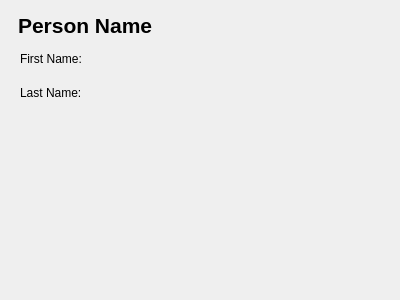
<?xml version="1.0" encoding="UTF-8"?>
<ui version="4.0">
 <class>PersonView</class>
 <widget class="QDialog" name="PersonView">
  <property name="geometry">
   <rect>
    <x>0</x>
    <y>0</y>
    <width>400</width>
    <height>300</height>
   </rect>
  </property>
  <property name="windowTitle">
   <string>Dialog</string>
  </property>
  <widget class="QWidget" name="verticalLayoutWidget">
   <property name="geometry">
    <rect>
     <x>20</x>
     <y>45</y>
     <width>361</width>
     <height>61</height>
    </rect>
   </property>
   <layout class="QVBoxLayout" name="verticalLayout">
    <item>
     <layout class="QHBoxLayout" name="horizontalLayout_2">
      <item>
       <widget class="QLabel" name="label">
        <property name="text">
         <string>First Name:</string>
        </property>
       </widget>
      </item>
      <item>
       <widget class="QLabel" name="label_2">
        <property name="text">
         <string/>
        </property>
       </widget>
      </item>
     </layout>
    </item>
    <item>
     <layout class="QHBoxLayout" name="horizontalLayout_4">
      <item>
       <widget class="QLabel" name="label_5">
        <property name="text">
         <string>Last Name:</string>
        </property>
       </widget>
      </item>
      <item>
       <widget class="QLabel" name="label_6">
        <property name="text">
         <string/>
        </property>
       </widget>
      </item>
     </layout>
    </item>
   </layout>
  </widget>
  <widget class="QLabel" name="personName">
   <property name="geometry">
    <rect>
     <x>18</x>
     <y>10</y>
     <width>351</width>
     <height>31</height>
    </rect>
   </property>
   <property name="font">
    <font>
     <pointsize>16</pointsize>
     <bold>true</bold>
    </font>
   </property>
   <property name="text">
    <string>Person Name</string>
   </property>
  </widget>
 </widget>
 <resources/>
 <connections/>
</ui>
